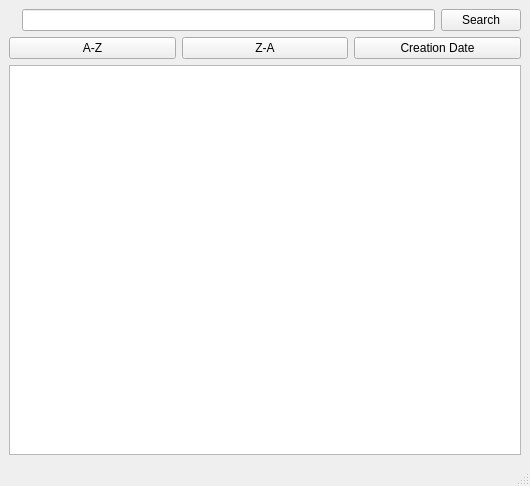
<?xml version="1.0" encoding="UTF-8"?>
<ui version="4.0">
 <class>MainWindow</class>
 <widget class="QMainWindow" name="MainWindow">
  <property name="geometry">
   <rect>
    <x>0</x>
    <y>0</y>
    <width>530</width>
    <height>486</height>
   </rect>
  </property>
  <property name="windowTitle">
   <string>Slee Practice</string>
  </property>
  <widget class="QWidget" name="centralwidget">
   <layout class="QVBoxLayout" name="verticalLayout">
    <item>
     <layout class="QHBoxLayout" name="horizontalLayout_2">
      <item>
       <widget class="QLabel" name="lbl_search">
        <property name="text">
         <string/>
        </property>
       </widget>
      </item>
      <item>
       <widget class="QLineEdit" name="searcher"/>
      </item>
      <item>
       <widget class="QPushButton" name="btn_Search">
        <property name="text">
         <string>Search</string>
        </property>
       </widget>
      </item>
     </layout>
    </item>
    <item>
     <layout class="QHBoxLayout" name="horizontalLayout">
      <item>
       <widget class="QPushButton" name="btn_sortAZ">
        <property name="text">
         <string>A-Z</string>
        </property>
       </widget>
      </item>
      <item>
       <widget class="QPushButton" name="btn_sortZA">
        <property name="text">
         <string>Z-A</string>
        </property>
       </widget>
      </item>
      <item>
       <widget class="QPushButton" name="btn_sortDate">
        <property name="text">
         <string>Creation Date</string>
        </property>
       </widget>
      </item>
     </layout>
    </item>
    <item>
     <widget class="MyListView" name="listView"/>
    </item>
   </layout>
  </widget>
  <widget class="QMenuBar" name="menubar">
   <property name="geometry">
    <rect>
     <x>0</x>
     <y>0</y>
     <width>530</width>
     <height>21</height>
    </rect>
   </property>
  </widget>
  <widget class="QStatusBar" name="statusbar"/>
 </widget>
 <customwidgets>
  <customwidget>
   <class>MyListView</class>
   <extends>QListView</extends>
   <header>MyListView.h</header>
  </customwidget>
 </customwidgets>
 <resources/>
 <connections/>
</ui>
